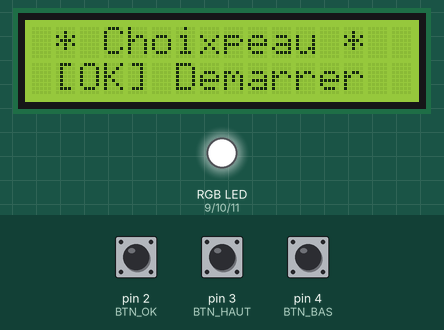
Recording of a sketch running on a simulated Arduino Uno, built with avr-gcc and run on an emulated ATmega328P. On the bench: 16×2 character LCD, an RGB LED mixed from three pins (HIGH = lit). The test bench sets the inputs (shaded band); at power-on: pin 2 (BTN_OK) HIGH, pin 4 (BTN_BAS) HIGH, pin 3 (BTN_HAUT) HIGH. Random numbers use the default seed unless the sketch sets one; what the sketch prints to the serial monitor is not drawn.

Above: at 1.2 s.
1.3 s: pin 2 (BTN_OK) pulled LOW for 0.15 s
At 2.5 s:
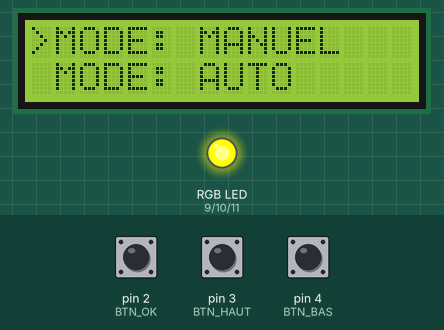
2.9 s: pin 4 (BTN_BAS) pulled LOW for 0.15 s
At 3.7 s:
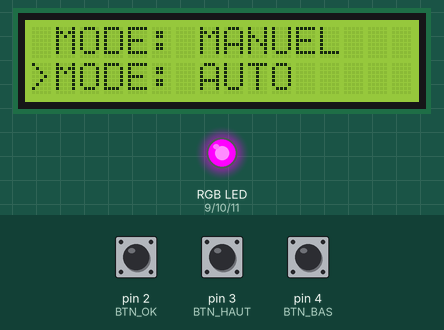
4.5 s: pin 2 (BTN_OK) pulled LOW for 1 s
At 4.73 s:
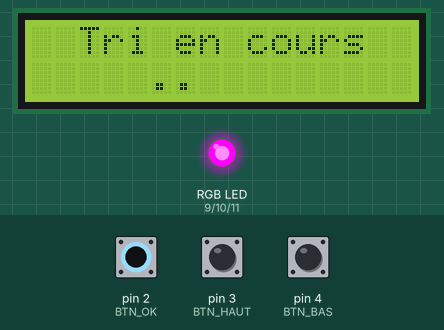
6.1 s: pin 2 (BTN_OK) pulsed LOW 5 times (0.12 s each, 0.3 s apart)
At 8.6 s:
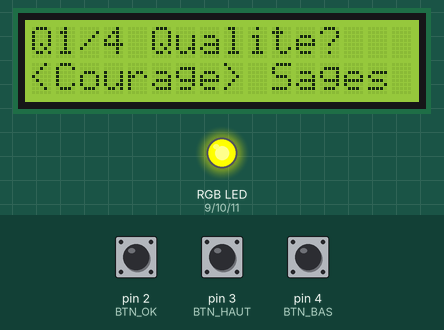
9.1 s: pin 4 (BTN_BAS) pulled LOW for 1 s
At 9.8 s:
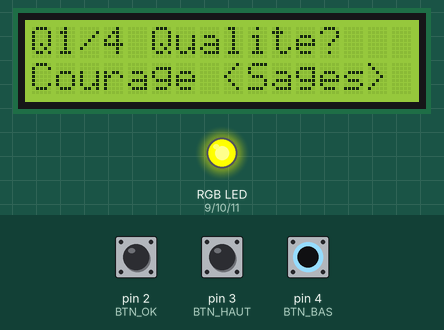
11.6 s: pin 2 (BTN_OK) pulled LOW for 0.15 s
At 12.8 s:
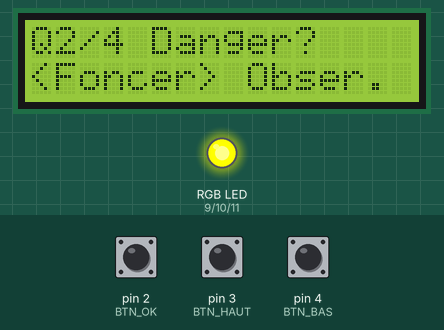
Timing chart, 0 to 14.2 s (numbered marks = the images above; inputs shaded):
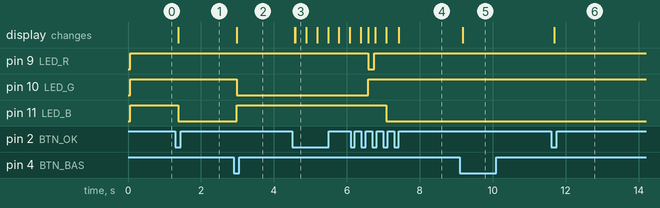

Measured:
- after the input at 1.3 s, pin 11 (LED_B): HIGH → LOW after 0.08 s; the display: changes after 0.08 s (image 1)
- after the input at 2.9 s, pin 10 (LED_G): HIGH → LOW after 0.08 s; pin 11 (LED_B): LOW → HIGH after 0.08 s; the display: changes after 0.08 s (image 2)
- after the input at 4.5 s, the display: first changes after 0.07 s (image 3 shows a later state)
- after the input at 6.1 s, pin 11 (LED_B): HIGH → LOW after 0.98 s
- after the input at 9.1 s, the display: changes after 0.08 s (image 5)
- after the input at 11.6 s, the display: changes after 0.08 s (image 6)

The sketch:

arduino-choixpeau-magique.ino
```cpp
#include <Wire.h>
#include <LiquidCrystal_I2C.h>

// Constantes matérielles
const int BTN_OK   = 2;
const int BTN_HAUT = 3;
const int BTN_BAS  = 4;

const int LED_R = 9;
const int LED_G = 10;
const int LED_B = 11;

const int LDR_PIN = A0;

// LCD I2C
LiquidCrystal_I2C lcd(0x27, 16, 2);

// Noms des maisons
const char* MAISONS[4] = {
  "Gryffondor",
  "Serpentard",
  "Serdaigle",
  "Poufsouffle"
};

// Etats de la machine
enum Etat {
  ACCUEIL,
  SELECTION_MODE,
  MANUEL_QUESTION,
  AUTO_CALCUL,
  RESULTAT
};

Etat etatCourant = ACCUEIL;

// Variables globales
int scores[4] = {0, 0, 0, 0};
int questionCourante = 0;
int maisonChoisie = -1;
int choixMenu = 0;
int choixReponse = 0;

unsigned long autoStartTime = 0;
unsigned long dernierAnimTime = 0;
int nbPointsAnim = 1;

// Questions du mode manuel
const int NB_QUESTIONS = 4;

struct Question {
  const char* texte;
  const char* rep1;
  const char* rep2;
  int maisonRep1;
  int maisonRep2;
};

Question questions[NB_QUESTIONS] = {
  {"Qualite pref?", "Courage",  "Sagesse",   0, 2},
  {"Face danger?",  "Foncer",   "Observer",  0, 2},
  {"Tu preferes?",  "Amis",     "Ambition",  3, 1},
  {"Ton style?",    "Loyaute",  "Ruse",      3, 1}
};

// Textes plus courts pour le LCD
const char* QUESTIONS_AFF[NB_QUESTIONS] = {
  "Qualite?",
  "Danger?",
  "Prefere?",
  "Style?"
};

const char* REP1_AFF[NB_QUESTIONS] = {
  "Courage",
  "Foncer",
  "Amis",
  "Loyaute"
};

const char* REP2_AFF[NB_QUESTIONS] = {
  "Sages",
  "Obser.",
  "Ambition",
  "Ruse"
};

// Prototypes
void updateFSM();

bool boutonAppuye(int pin);

void afficherAccueil();
void afficherMenu();
void afficherQuestion(int n);
void afficherAnimationAuto(int nbPoints);
void afficherResultat(int maison);

void eteindreLED();
void couleurModeManuel();
void couleurModeAuto();
void setCouleurMaison(int maison);

void resetScores();
int maisonGagnante();
int determinerMaisonAuto();

void setup() {
  pinMode(BTN_OK, INPUT_PULLUP);
  pinMode(BTN_HAUT, INPUT_PULLUP);
  pinMode(BTN_BAS, INPUT_PULLUP);

  pinMode(LED_R, OUTPUT);
  pinMode(LED_G, OUTPUT);
  pinMode(LED_B, OUTPUT);

  Serial.begin(9600);

  lcd.init();
  lcd.backlight();

  randomSeed(analogRead(LDR_PIN));

  eteindreLED();
  afficherAccueil();

  Serial.println("Etat initial : ACCUEIL");
}

void loop() {
  updateFSM();
}

// Machine à états
void updateFSM() {
  switch (etatCourant) {

    case ACCUEIL:
      if (boutonAppuye(BTN_OK)) {
        choixMenu = 0;
        etatCourant = SELECTION_MODE;
        afficherMenu();
        couleurModeManuel();
        Serial.println("Passage au menu");
      }
      break;

    case SELECTION_MODE:
      if (boutonAppuye(BTN_HAUT)) {
        choixMenu = 0;
        afficherMenu();
        couleurModeManuel();
        Serial.println("> Manuel");
      }

      if (boutonAppuye(BTN_BAS)) {
        choixMenu = 1;
        afficherMenu();
        couleurModeAuto();
        Serial.println("> Auto");
      }

      if (boutonAppuye(BTN_OK)) {
        if (choixMenu == 0) {
          resetScores();
          questionCourante = 0;
          choixReponse = 0;
          etatCourant = MANUEL_QUESTION;
          afficherQuestion(questionCourante);
          Serial.println("Mode Manuel");
        } else {
          etatCourant = AUTO_CALCUL;
          autoStartTime = millis();
          dernierAnimTime = 0;
          nbPointsAnim = 1;
          afficherAnimationAuto(nbPointsAnim);
          Serial.println("Mode Auto");
        }
      }
      break;

    case MANUEL_QUESTION:
      if (boutonAppuye(BTN_HAUT)) {
        choixReponse = 0;
        afficherQuestion(questionCourante);
      }

      if (boutonAppuye(BTN_BAS)) {
        choixReponse = 1;
        afficherQuestion(questionCourante);
      }

      if (boutonAppuye(BTN_OK)) {
        if (choixReponse == 0) {
          scores[questions[questionCourante].maisonRep1]++;
        } else {
          scores[questions[questionCourante].maisonRep2]++;
        }

        questionCourante++;

        if (questionCourante < NB_QUESTIONS) {
          choixReponse = 0;
          afficherQuestion(questionCourante);
        } else {
          maisonChoisie = maisonGagnante();
          afficherResultat(maisonChoisie);
          setCouleurMaison(maisonChoisie);
          etatCourant = RESULTAT;

          Serial.print("Resultat Manuel -> ");
          Serial.println(MAISONS[maisonChoisie]);
        }
      }
      break;

    case AUTO_CALCUL:
      if (millis() - dernierAnimTime >= 300) {
        dernierAnimTime = millis();
        nbPointsAnim++;
        if (nbPointsAnim > 5) {
          nbPointsAnim = 1;
        }
        afficherAnimationAuto(nbPointsAnim);
      }

      if (millis() - autoStartTime >= 2000) {
        maisonChoisie = determinerMaisonAuto();
        afficherResultat(maisonChoisie);
        setCouleurMaison(maisonChoisie);
        etatCourant = RESULTAT;

        Serial.print("Mode Auto -> ");
        Serial.println(MAISONS[maisonChoisie]);
      }
      break;

    case RESULTAT:
      if (boutonAppuye(BTN_OK)) {
        eteindreLED();
        afficherAccueil();
        etatCourant = ACCUEIL;
        Serial.println("Retour accueil");
      }
      break;
  }
}

// Anti-rebond
bool boutonAppuye(int pin) {
  const unsigned long debounceDelay = 50;

  static int etatStableOK = HIGH;
  static int etatStableHaut = HIGH;
  static int etatStableBas = HIGH;

  static int dernierEtatLuOK = HIGH;
  static int dernierEtatLuHaut = HIGH;
  static int dernierEtatLuBas = HIGH;

  static unsigned long dernierTempsOK = 0;
  static unsigned long dernierTempsHaut = 0;
  static unsigned long dernierTempsBas = 0;

  int* etatStable;
  int* dernierEtatLu;
  unsigned long* dernierTemps;

  if (pin == BTN_OK) {
    etatStable = &etatStableOK;
    dernierEtatLu = &dernierEtatLuOK;
    dernierTemps = &dernierTempsOK;
  } else if (pin == BTN_HAUT) {
    etatStable = &etatStableHaut;
    dernierEtatLu = &dernierEtatLuHaut;
    dernierTemps = &dernierTempsHaut;
  } else {
    etatStable = &etatStableBas;
    dernierEtatLu = &dernierEtatLuBas;
    dernierTemps = &dernierTempsBas;
  }

  int lecture = digitalRead(pin);
  bool appuiDetecte = false;

  if (lecture != *dernierEtatLu) {
    *dernierTemps = millis();
    *dernierEtatLu = lecture;
  }

  if ((millis() - *dernierTemps) > debounceDelay) {
    if (lecture != *etatStable) {
      *etatStable = lecture;

      if (*etatStable == LOW) {
        appuiDetecte = true;
      }
    }
  }

  return appuiDetecte;
}

// Affichage LCD
void afficherAccueil() {
  lcd.clear();
  lcd.setCursor(1, 0);
  lcd.print("* Choixpeau *");
  lcd.setCursor(1, 1);
  lcd.print("[OK] Demarrer");
}

void afficherMenu() {
  lcd.clear();

  lcd.setCursor(0, 0);
  if (choixMenu == 0) {
    lcd.print(">MODE: MANUEL");
  } else {
    lcd.print(" MODE: MANUEL");
  }

  lcd.setCursor(0, 1);
  if (choixMenu == 1) {
    lcd.print(">MODE: AUTO");
  } else {
    lcd.print(" MODE: AUTO");
  }
}

void afficherQuestion(int n) {
  lcd.clear();

  lcd.setCursor(0, 0);
  lcd.print("Q");
  lcd.print(n + 1);
  lcd.print("/");
  lcd.print(NB_QUESTIONS);
  lcd.print(" ");
  lcd.print(QUESTIONS_AFF[n]);

  lcd.setCursor(0, 1);

  if (choixReponse == 0) {
    lcd.print("<");
    lcd.print(REP1_AFF[n]);
    lcd.print("> ");
    lcd.print(REP2_AFF[n]);
  } else {
    lcd.print(REP1_AFF[n]);
    lcd.print(" <");
    lcd.print(REP2_AFF[n]);
    lcd.print(">");
  }
}

void afficherAnimationAuto(int nbPoints) {
  lcd.clear();
  lcd.setCursor(2, 0);
  lcd.print("Tri en cours");

  lcd.setCursor(5, 1);
  for (int i = 0; i < nbPoints; i++) {
    lcd.print(".");
  }
}

void afficherResultat(int maison) {
  lcd.clear();

  lcd.setCursor(0, 0);
  lcd.print("**");
  lcd.print(MAISONS[maison]);
  lcd.print("**");

  lcd.setCursor(0, 1);
  if (choixMenu == 0) {
    lcd.print("Score: ");
    lcd.print(scores[maison]);
    lcd.print(" pts");
  } else {
    lcd.print("OK pour retour");
  }
}

// LED RGB anode commune
void eteindreLED() {
  analogWrite(LED_R, 255);
  analogWrite(LED_G, 255);
  analogWrite(LED_B, 255);
}

void couleurModeManuel() {
  analogWrite(LED_R, 255);
  analogWrite(LED_G, 255);
  analogWrite(LED_B, 0);
}

void couleurModeAuto() {
  analogWrite(LED_R, 255);
  analogWrite(LED_G, 0);
  analogWrite(LED_B, 255);
}

void setCouleurMaison(int maison) {
  switch (maison) {
    case 0: // Gryffondor
      analogWrite(LED_R, 0);
      analogWrite(LED_G, 255);
      analogWrite(LED_B, 255);
      break;

    case 1: // Serpentard
      analogWrite(LED_R, 255);
      analogWrite(LED_G, 0);
      analogWrite(LED_B, 255);
      break;

    case 2: // Serdaigle
      analogWrite(LED_R, 255);
      analogWrite(LED_G, 255);
      analogWrite(LED_B, 0);
      break;

    case 3: // Poufsouffle
      analogWrite(LED_R, 0);
      analogWrite(LED_G, 0);
      analogWrite(LED_B, 255);
      break;
  }
}

// Fonctions utiles
void resetScores() {
  for (int i = 0; i < 4; i++) {
    scores[i] = 0;
  }
}

int maisonGagnante() {
  int indexMax = 0;

  for (int i = 1; i < 4; i++) {
    if (scores[i] > scores[indexMax]) {
      indexMax = i;
    }
  }

  return indexMax;
}

int determinerMaisonAuto() {
  return random(0, 4);
}
```
